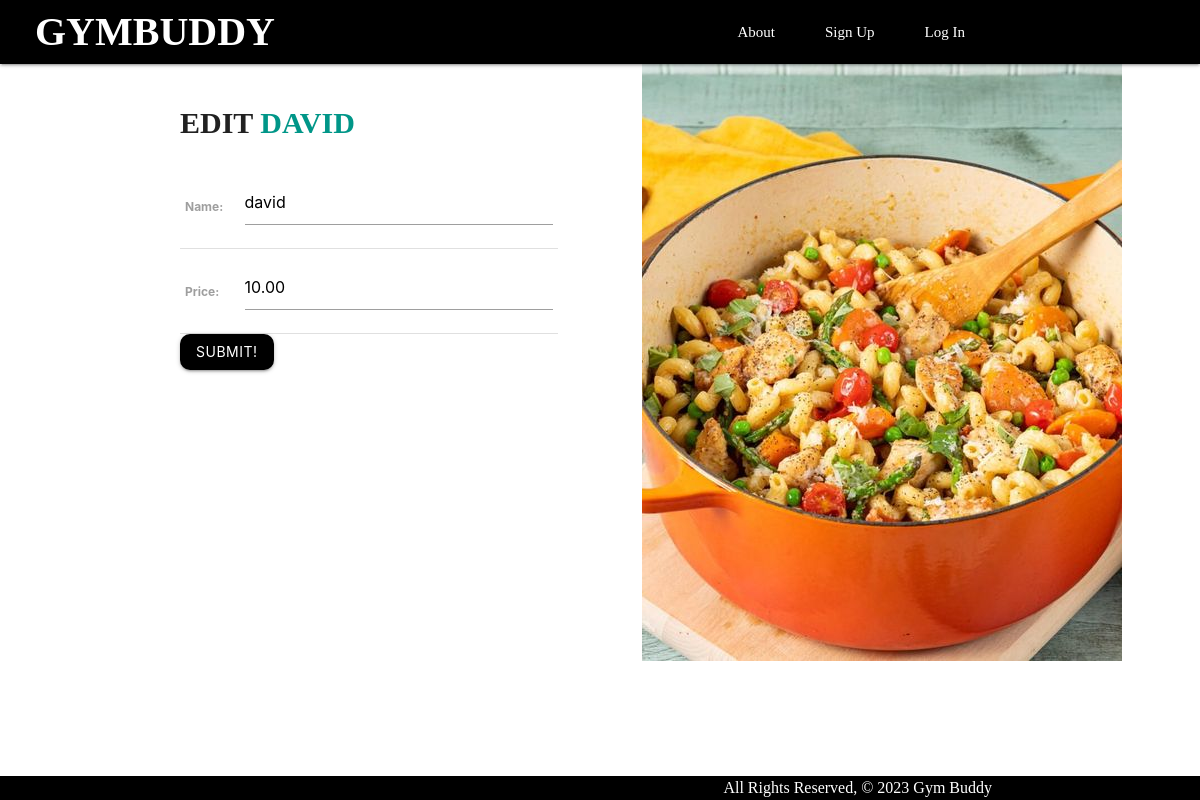
/meals/1/update/, run on an earlier commit of the app's database.
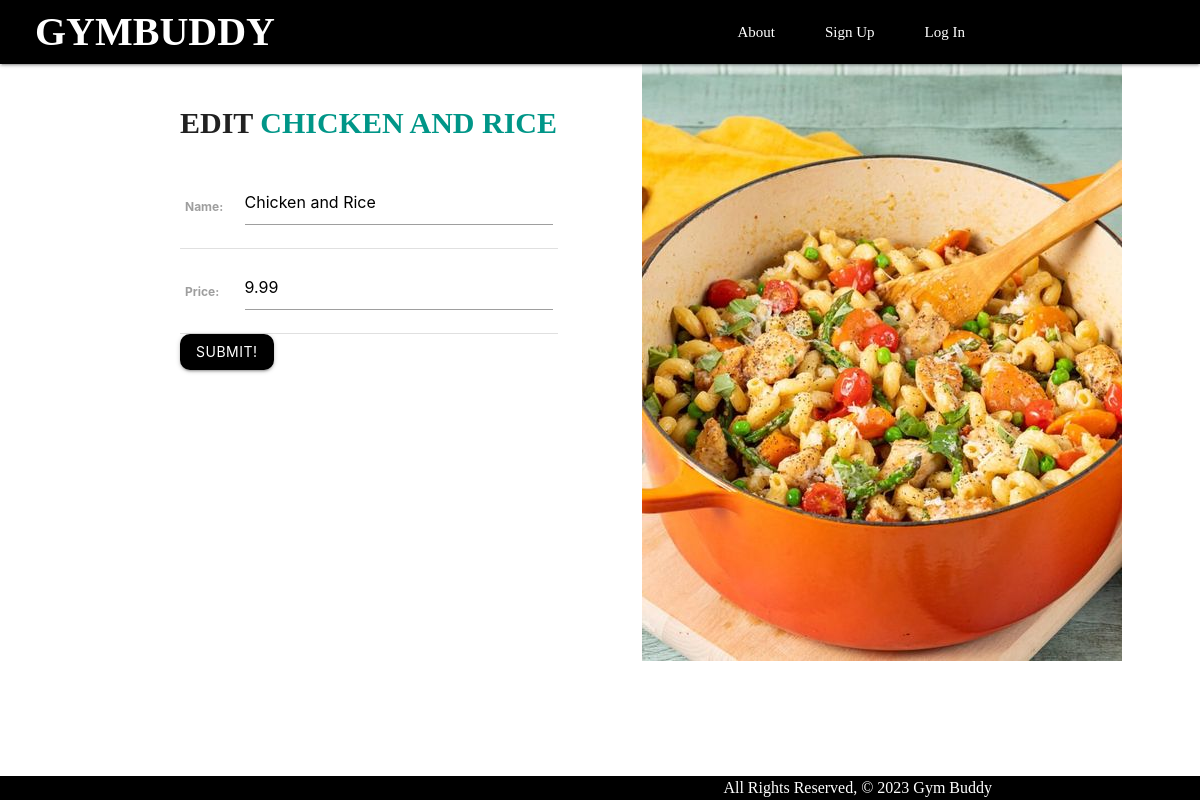
And on a later commit of the database.
### main_app/models.py (models this page shows, shortened)
class Meal(models.Model):
    name = models.CharField(max_length=50)
    description = models.TextField()
    price = models.DecimalField(max_digits=5, decimal_places=2)
    created_at = models.DateTimeField(auto_now_add=True)

### main_app/views.py (the view)
# urls.py: path('meals/<int:pk>/update/', views.MealUpdate.as_view(), name='meals_update'),
class MealUpdate(UpdateView):
  model = Meal
  fields = ['name', 'price']

### main_app/templates/main_app/meal_form.html (shortened to what this page needs)
{% extends 'base.html' %}
{% block content %}
<div class="log-container">
  {% if object %}
  <h1>Edit <span class="teal-text">{{object.name}}</span></h1>
{% else %}
  <h1>Add Meal</h1>
{% endif %}
<form action="" method="post">
  <table>
    {{ form.as_table }}
  </table>
  <input type="submit" value="Submit!" class="btn">
</form>
</div>
<div class="loginout-img">
  <img src="../../static/img/addmeal.jpeg" alt="">
</div>
{% endblock %}

What changed in the data, as far as the page shows it:
changed Meal: name "DAVID" → "CHICKEN AND RICE"; name "david" → "Chicken and Rice"; price "10.00" → "9.99"
